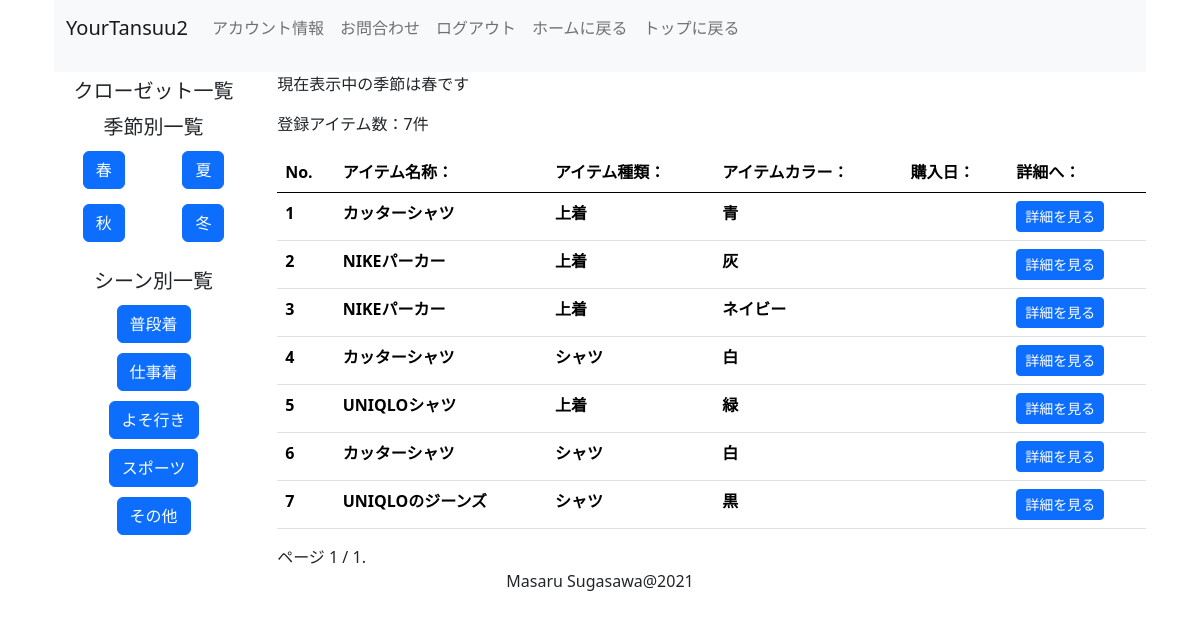
Page /contents/season-list-home/spring/ (signed in) on the earlier database version.
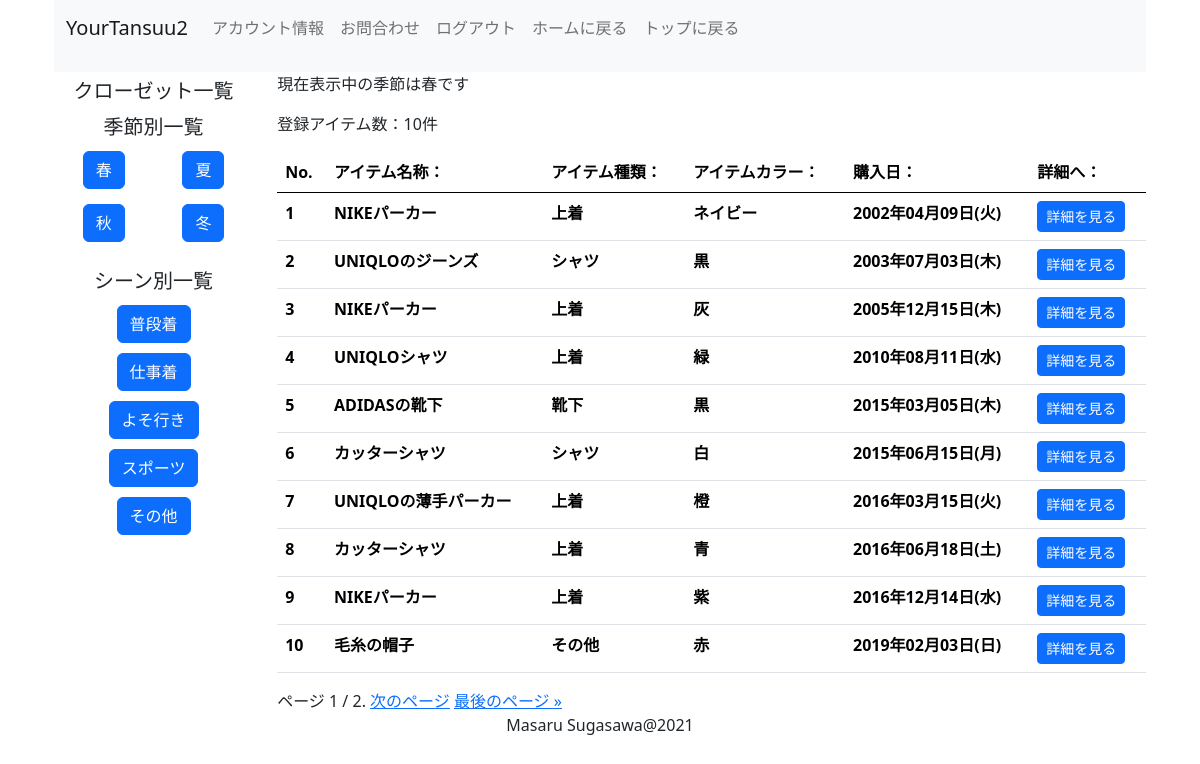
Same page on the later database version.
### item/models.py (models this page shows, shortened)
class Item(models.Model):
    user = models.ForeignKey(settings.AUTH_USER_MODEL, verbose_name='ユーザー', on_delete=models.CASCADE,null=True)
    data_id = models.AutoField(verbose_name = 'アイテムNo.', primary_key=True)
    item_type = models.CharField(verbose_name = 'アイテム種類', max_length=255, choices = ITEM_TYPE_CHOICES)
    season = models.CharField(verbose_name = '季節', max_length=10, choices = SEASON_CHOICES, default='spring')
    occasion = models.CharField(verbose_name = 'シーン', max_length=30, choices = OCCASION_CHOICES, default='daily_use')
    item_name = models.CharField(verbose_name = 'アイテム名称', max_length=300)
    item_color = models.CharField(verbose_name = 'アイテム色', max_length=20, choices = ITEM_COLOR_CHOICES, blank=True, null=True)
    item_brand = models.CharField(verbose_name = 'ブランド', max_length=150, blank=True,null=True)
    purchase_date = models.DateTimeField(verbose_name = '購入日', blank=True, null=True)
    pricing = models.IntegerField(verbose_name = '購入価格(円)', )
    purchase_place = models.CharField(verbose_name = '購入場所', max_length=255,blank=True,null=True)
    item_image = models.ImageField(verbose_name = 'アイテム画像', upload_to='images/closet', blank = True, null=True)
    memo = models.TextField(verbose_name = 'メモ', blank=True,null=True)
    favorite_level = models.IntegerField(verbose_name = 'お気に入り度', choices = FAVORITE_LEVEL_CHOICES, blank=True, null=True, default='1')
    item_importance = models.IntegerField(verbose_name = '大事さ', choices = ITEM_IMPORTANCE_CHOICES, blank=True, null=True, default='1')
    create_date = models.DateTimeField(verbose_name = '作成日', auto_now_add=True)
    update_date = models.DateTimeField(verbose_name = '更新日', auto_now=True)
    closet = models.ForeignKey(Closet, on_delete=models.PROTECT, null=True, default=None)
    class Meta:
        ordering = ['purchase_date']

### item/views.py (the view)
# urls.py: path('season-list-home/<str:season>/', SeasonListHomeView, name = 'season_list_home'),
@login_required
def SeasonListHomeView(request,season):
    object_list = Item.objects.filter(user_id=request.user, season=season)
    for item in SEASON_CHOICES:
        if season == item[0]:
            kisetsu = item[1]
    paginator = Paginator(object_list, 10)
    page_number = request.GET.get('page')
    page_object = paginator.get_page(page_number)
    return render(request, 'contents/season_list.html', {'page_object': page_object,'kisetsu':kisetsu})

### templates/contents/season_list.html (shortened to what this page needs)
{% extends 'contents/base.html' %}
{% load django_bootstrap5 %}
{% block content %}
<div class="container">
    <p>現在表示中の季節は{{ kisetsu }}です</p>
    <p>登録アイテム数：{{ page_object | length }}件</p>
    <table class="table">
      <thead>
        <tr>
          <th>No.</th>
          <th>アイテム名称：</th>
          <th>アイテム種類：</th>
          <th>アイテムカラー：</th>
          <th>購入日：</th>
          <th>詳細へ：</th>
        </tr>
      </thead>
      <tbody>
        {% for item in page_object %}
        <tr>
          <th>{{ forloop.counter0 | add:page_object.start_index }}</th>
          <th>{{ item.item_name }}</th>
          <th>{{ item.get_item_type_display}}</th>
          <th>{{ item.get_item_color_display}}</th>
          <th>{{ item.purchase_date | date:"Y年m月d日(D)" }}</th>
          <th><a href="{% url 'item_detail' item.pk %}"button class="btn btn-sm btn-primary" type="submit">詳細を見る</a></th>
        </tr>
        {% endfor %}
      </tbody>
    </table>
      <div class="pagination">
        <span class="step-links">
            <span class="current">
                ページ {{ page_object.number }} / {{ page_object.paginator.num_pages }}.
            </span>
            {% if page_object.has_next %}
                <a href="?page={{ page_object.next_page_number }}">次のページ</a>
                <a href="?page={{ page_object.paginator.num_pages }}">最後のページ &raquo;</a>
            {% endif %}
        </span>
    </div>
{% endblock content %}

Differences in the rows shown:
no longer on this page (row edited): Item: item_name "カッターシャツ", item_type "シャツ", item_color "白"
changed Item "ネイビー": purchase_date (not shown) → "2002年04月09日(火)"; moves up the list
changed Item "UNIQLOのジーンズ": purchase_date (not shown) → "2003年07月03日(木)"; moves up the list
changed Item (number 3 of 10 on the later page): purchase_date (not shown) → "2005年12月15日(木)"
changed Item "UNIQLOシャツ": purchase_date (not shown) → "2010年08月11日(水)"
added Item: item_name "ADIDASの靴下", item_type "靴下", item_color "黒", purchase_date "2015年03月05日(木)"
changed Item (number 6 of 10 on the later page): purchase_date (not shown) → "2015年06月15日(月)"
added Item: item_name "UNIQLOの薄手パーカー", item_type "上着", item_color "橙", purchase_date "2016年03月15日(火)"
changed Item (number 8 of 10 on the later page): purchase_date (not shown) → "2016年06月18日(土)"; moves down the list
added Item: item_name "NIKEパーカー", item_type "上着", item_color "紫", purchase_date "2016年12月14日(水)"
added Item: item_name "毛糸の帽子", item_type "その他", item_color "赤", purchase_date "2019年02月03日(日)"
Other differences:
{{ page_object | length }}: "7" → "10"
{{ page_object.paginator.num_pages }}: "1" → "2"
text now shown: "次のページ 最後のページ »"
